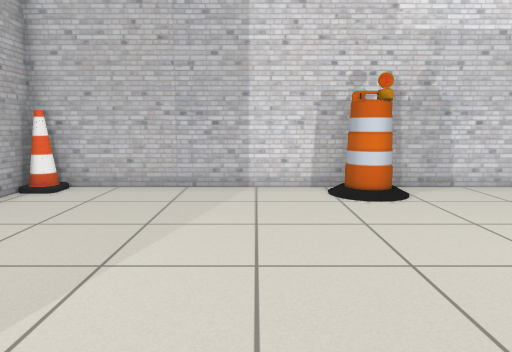
View 1 (above)

16 first-person views from a walk through a Gazebo world. The camera is 0.9 m above the floor, tilts 8° down and sees 70° across. The floor is counted in squares, 0.5 m on a side. Each view is taken from the middle of a square. On the plan, view 1 faces up. The plan holds only what a view shows up to about 18 squares ahead; the rest is blank. Robots are left out. Gazebo's built-in surfaces are drawn with simple patterns. Some surface patterns are stand-ins.

View 2
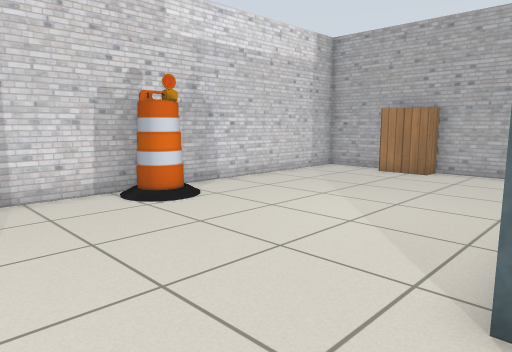

View 3
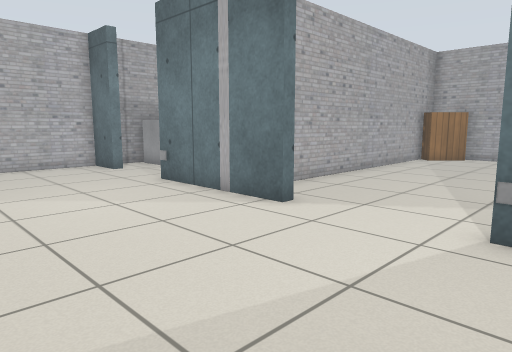

View 4
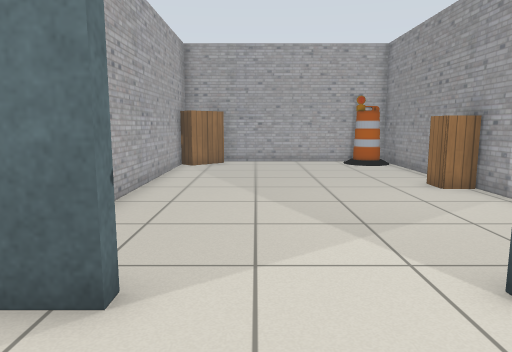

View 5
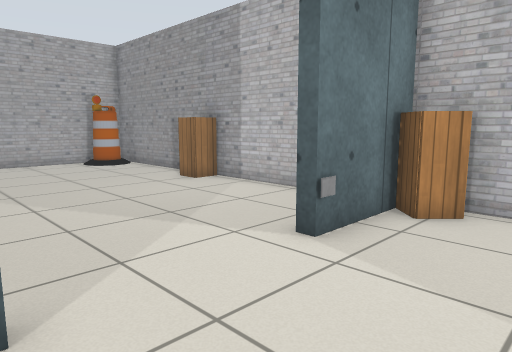

View 6
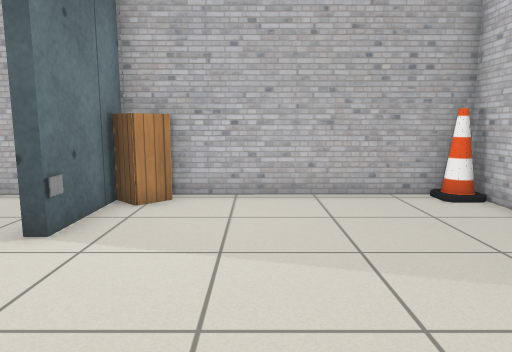

View 7
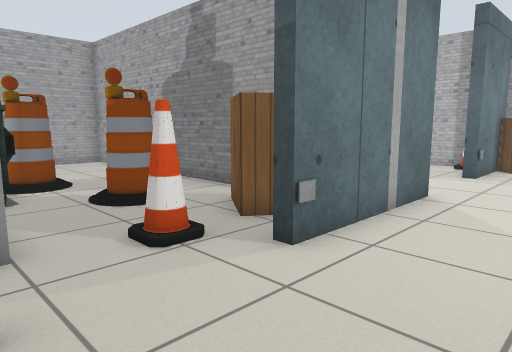

View 8
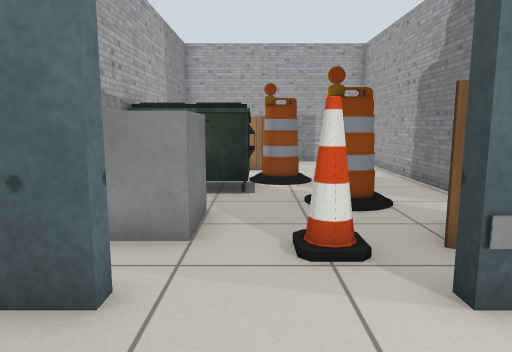

View 9
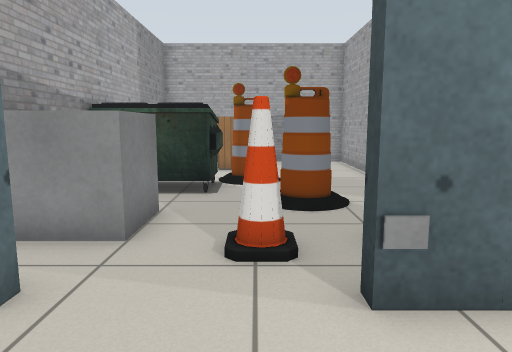

View 10
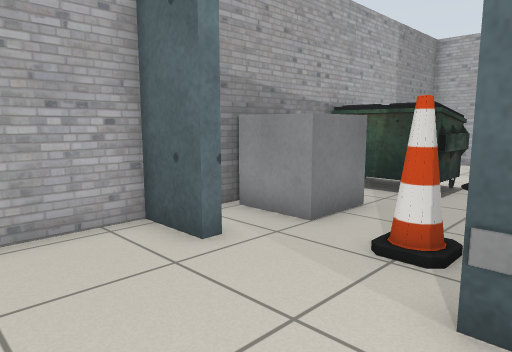

View 11
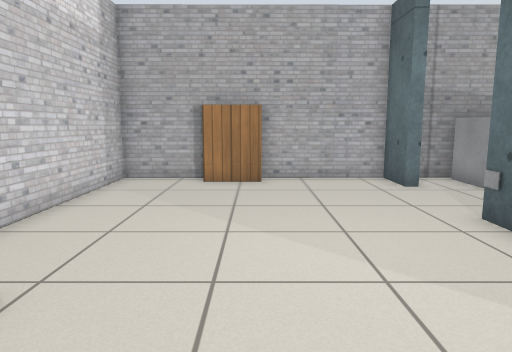

View 12
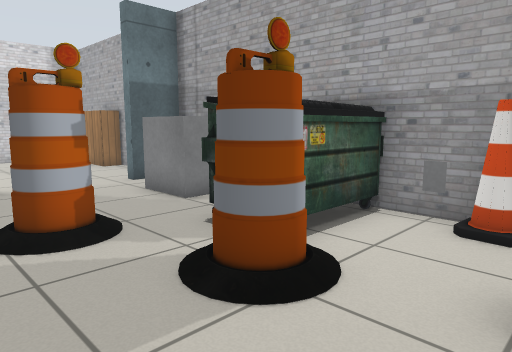

View 13
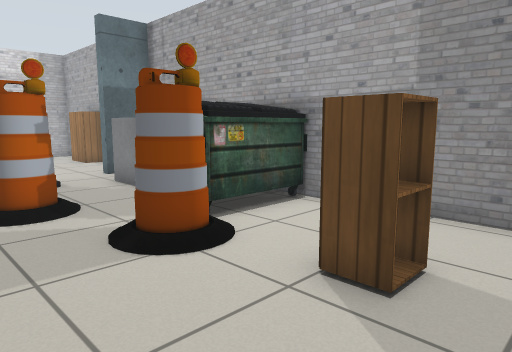

View 14
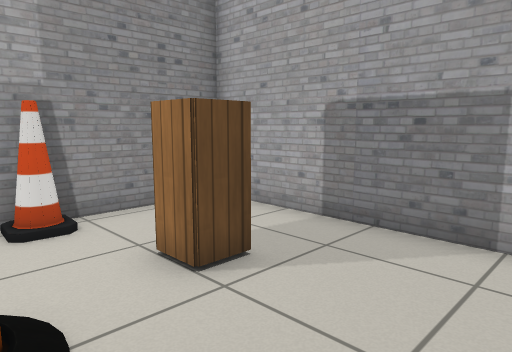

View 15
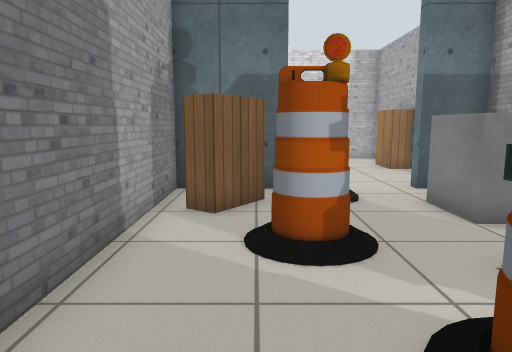

View 16
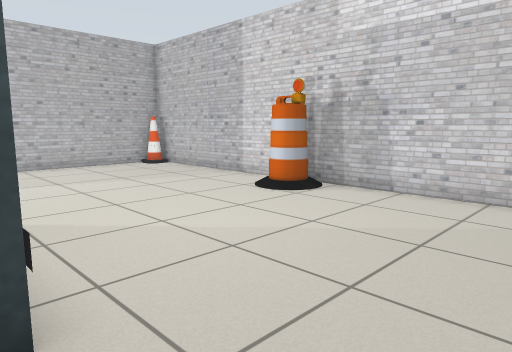

### Floor plan
Ten units are one square. View 1 is at (0, 0); x grows to the right and y downward. Boxes are objects, and circles mark ways between rooms. Rooms are numbered by the first view taken in them; rooms with no view inside come last. Other rooms are left out.
<svg viewBox="-70 -110 200 245">
<path fill="none" stroke="#000" d="M15 -11 15 -16 69 -16 69 -12M-42 -16 -27 -16 -27 -11M-63 -4 -62 130 34 130 34 123M106 -12 106 -16 124 -16 123 -55M34 104 33 11M123 -74 123 -105 -64 -105 -63 -35M124 46 124 24M124 6 124 -12 106 -12M69 -12 37 -12 38 130 125 130 124 64"/>
<rect x="-65" y="55" width="20" height="10" fill="#bbb"><title>cabinet</title></rect>
<rect x="-65" y="-15" width="10" height="10" fill="#bbb"><title>other object</title></rect>
<rect x="-65" y="-35" width="20" height="20" fill="#bbb"><title>cabinet</title></rect>
<rect x="-65" y="-105" width="10" height="10" fill="#bbb"><title>cone</title></rect>
<rect x="-55" y="115" width="10" height="10" fill="#bbb"><title>barrel</title></rect>
<rect x="-35" y="-25" width="10" height="10" fill="#bbb"><title>grey panel</title></rect>
<rect x="15" y="105" width="20" height="20" fill="#bbb"><title>bookshelf</title></rect>
<rect x="25" y="-105" width="10" height="20" fill="#bbb"><title>barrel</title></rect>
<rect x="65" y="-25" width="10" height="10" fill="#bbb"><title>grey panel</title></rect>
<rect x="115" y="-75" width="10" height="20" fill="#bbb"><title>bookshelf</title></rect>
<rect x="45" y="-5" width="20" height="20" fill="#bbb"><title>bookshelf</title></rect>
<rect x="55" y="25" width="20" height="20" fill="#bbb"><title>barrel</title></rect>
<rect x="75" y="65" width="20" height="10" fill="#bbb"><title>barrel</title></rect>
<rect x="75" y="-5" width="10" height="10" fill="#bbb"><title>cone</title></rect>
<rect x="85" y="95" width="10" height="10" fill="#bbb"><title>cabinet</title></rect>
<rect x="85" y="45" width="40" height="20" fill="#bbb"><title>dumpster</title></rect>
<rect x="95" y="5" width="30" height="20" fill="#bbb"><title>other object</title></rect>
<rect x="115" y="85" width="10" height="10" fill="#bbb"><title>cone</title></rect>
<circle cx="85" cy="-10" r="3" fill="#2a7"/>
<text x="10" y="-10">1</text>
<text x="80" y="60">2</text>
</svg>
Room 1 opens to room 2.

Where each view was taken, in squares from view 1:
view 1: 0 up, 0 right, facing up
view 2: 1 up, 2 left, facing up-right
view 3: 8 up, 4 left, facing down-right
view 4: 5 up, 0 right, facing down
view 5: 5 up, 2 right, facing down-left
view 6: 5 up, 3 right, facing left
view 7: 5 up, 11 right, facing down-left
view 8: 5 up, 9 right, facing down
view 9: 5 up, 8 right, facing down
view 10: 5 up, 6 right, facing down-right
view 11: 6 up, 0 right, facing right
view 12: 10 down, 5 right, facing up-right
view 13: 12 down, 5 right, facing up-right
view 14: 7 down, 5 right, facing down-right
view 15: 9 down, 6 right, facing up
view 16: 1 up, 10 right, facing up-left
